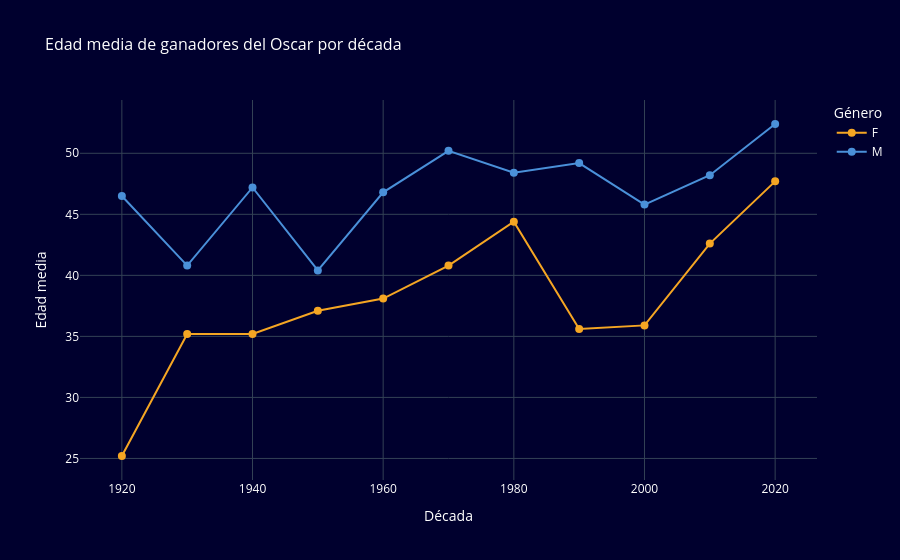

The notebook cell saved with this chart:
### Code cell
# En plotly para la presentación

import plotly.express as px

fig = px.line(winner_decade, 
              x='decade', 
              y='Age', 
              color='gender',
              markers=True,
              title='Edad media de ganadores del Oscar por década',
              color_discrete_map={'M': '#4A90D9', 'F': '#F5A623'},
              labels={'Age': 'Edad media', 'decade': 'Década', 'gender': 'Género'})

fig.update_layout(
    plot_bgcolor='#00002e',
    paper_bgcolor='#00002e',
    font=dict(color='white'),
    title=dict(font=dict(color='white', size=16)),
    xaxis=dict(gridcolor='#334155'),
    yaxis=dict(gridcolor='#334155'),
    legend=dict(bgcolor='#00002e', font=dict(color='white'))
)

fig.update_traces(line=dict(width=2), marker=dict(size=8))

fig.show()

### Figure 1 — Plotly figure (JSON) as saved in the notebook; plotly's stock layout.template omitted (floating-point values rounded to 4 significant figures)
{"data": [{"hovertemplate": "Género=F<br>Década=%{x}<br>Edad media=%{y}<extra></extra>", "legendgroup": "F", "line": {"color": "#F5A623", "dash": "solid", "width": 2}, "marker": {"size": 8, "symbol": "circle"}, "mode": "lines+markers", "name": "F", "orientation": "v", "showlegend": true, "type": "scatter", "x": [1920, 1930, 1940, 1950, 1960, 1970, 1980, 1990, 2000, 2010, 2020], "xaxis": "x", "y": [25.2, 35.2, 35.2, 37.1, 38.1, 40.8, 44.4, 35.6, 35.9, 42.6, 47.7], "yaxis": "y"}, {"hovertemplate": "Género=M<br>Década=%{x}<br>Edad media=%{y}<extra></extra>", "legendgroup": "M", "line": {"color": "#4A90D9", "dash": "solid", "width": 2}, "marker": {"size": 8, "symbol": "circle"}, "mode": "lines+markers", "name": "M", "orientation": "v", "showlegend": true, "type": "scatter", "x": [1920, 1930, 1940, 1950, 1960, 1970, 1980, 1990, 2000, 2010, 2020], "xaxis": "x", "y": [46.5, 40.8, 47.2, 40.4, 46.8, 50.2, 48.4, 49.2, 45.8, 48.2, 52.4], "yaxis": "y"}], "layout": {"font": {"color": "white"}, "legend": {"bgcolor": "#00002e", "font": {"color": "white"}, "title": {"text": "Género"}, "tracegroupgap": 0}, "paper_bgcolor": "#00002e", "plot_bgcolor": "#00002e", "title": {"font": {"color": "white", "size": 16}, "text": "Edad media de ganadores del Oscar por década"}, "xaxis": {"anchor": "y", "domain": [0, 1], "gridcolor": "#334155", "title": {"text": "Década"}}, "yaxis": {"anchor": "x", "domain": [0, 1], "gridcolor": "#334155", "title": {"text": "Edad media"}}}}
